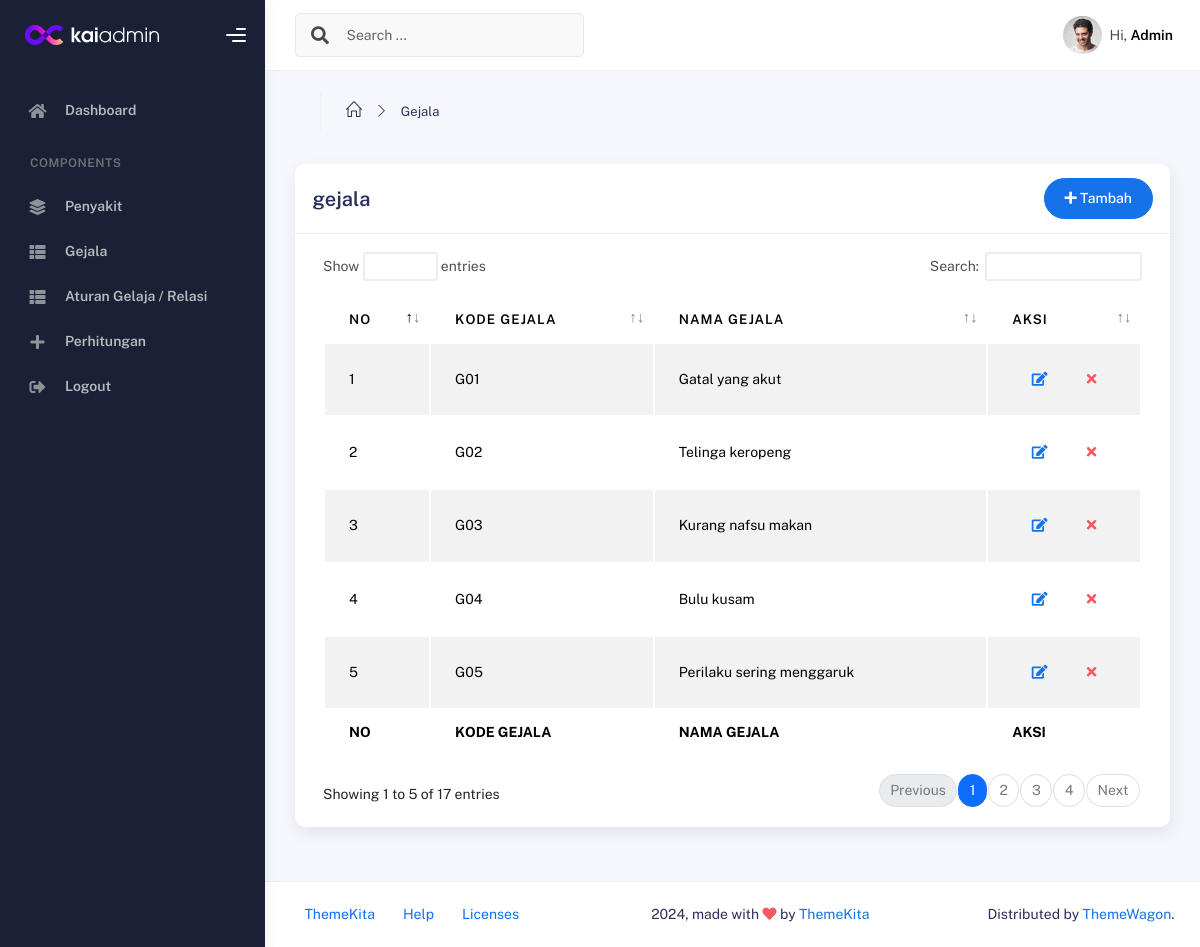
/backend/gejala/index.php, run on the app's committed database.
### tables this page shows
CREATE TABLE `tbl_gejala` (
  `kode_gejala` varchar(11) NOT NULL,
  `nama_gejala` varchar(100) DEFAULT NULL
);

### backend/gejala/index.php (the view, shortened to what this page needs)
<?php
  include '../components/header.php';
?>
  <body>
    <div class="wrapper">
      <?php
        include '../components/sidebar.php';
      ?>
      <div class="main-panel">
        <div class="main-header">
          <?php
            include '../components/navbar.php';
          ?>
        </div>
        <div class="container">
          <div class="page-inner">
            <div class="page-header">
              <ul class="breadcrumbs mb-3">
                <li class="nav-home">
                  <a href="#">
                    <i class="icon-home"></i>
                  </a>
                </li>
                <li class="separator">
                  <i class="icon-arrow-right"></i>
                </li>
                <li class="nav-item">
                  <a href="#">Gejala</a>
                </li>
              </ul>
            </div>
            <div class="row">
              <div class="col-md-12">
                <div class="card">
                  <div class="card-header">
                    <div class="d-flex align-items-center">
                      <h4 class="card-title">gejala</h4>
                      <button
                        class="btn btn-primary btn-round ms-auto"
                        data-bs-toggle="modal"
                        data-bs-target="#addRowModal"
                      >
                        <i class="fa fa-plus"></i>
                        Tambah
                      </button>
                    </div>
                  </div>
                  <div class="card-body">
                    <div class="table-responsive">
                      <table
                        id="add-row"
                        class="display table table-striped table-hover"
                      >
                        <thead>
                          <tr>
                            <th>NO</th>
                            <th>KODE GEJALA</th>
                            <th>NAMA GEJALA</th>
                            <th style="width: 10%">AKSI</th>
                          </tr>
                        </thead>
                        <tfoot>
                          <tr>
                            <th>NO</th>
                            <th>KODE GEJALA</th>
                            <th>NAMA GEJALA</th>
                            <th>AKSI</th>
                          </tr>
                        </tfoot>
                        <tbody>
                        <?php
                          $query = mysqli_query($koneksi, "SELECT * FROM tbl_gejala");
                          $no = 1;
                          while($data = mysqli_fetch_array($query)) {
                        ?>
                          <tr>
                            <td><?= $no++ ?></td>
                            <td><?= $data["kode_gejala"]; ?></td>
                            <td><?= $data["nama_gejala"]; ?></td>
                            <td>
                              <div class="form-button-action">
                                <a
                                  href="edit.php?kode_gejala=<?= $data['kode_gejala']; ?>"
                                  class="btn btn-link btn-primary"
                                  data-original-title="Edit Task"
                                >
                                  <i class="fa fa-edit"></i>
                                </a>
                                <a
                                  href="hapus.php?kode_gejala=<?= $data['kode_gejala']; ?>"
                                  class="btn btn-link btn-danger"
                                  data-original-title="Remove"
                                >
                                  <i class="fa fa-times"></i>
                                </a>
                              </div>
                            </td>
                          </tr>
                        <?php
                          }
                        ?>
                        </tbody>
                      </table>
                    </div>
                  </div>
                </div>
              </div>
            </div>
          </div>
        </div>
        <footer class="footer">
          <div class="container-fluid d-flex justify-content-between">
            <nav class="pull-left">
              <ul class="nav">
                <li class="nav-item">
                  <a class="nav-link" href="http://www.themekita.com">
                    ThemeKita
                  </a>
                </li>
                <li class="nav-item">
                  <a class="nav-link" href="#"> Help </a>
                </li>
                <li class="nav-item">
                  <a class="nav-link" href="#"> Licenses </a>
                </li>
              </ul>
            </nav>
            <div class="copyright">
              2024, made with <i class="fa fa-heart heart text-danger"></i> by
              <a href="http://www.themekita.com">ThemeKita</a>
            </div>
            <div>
              Distributed by
              <a target="_blank" href="https://themewagon.com/">ThemeWagon</a>.
            </div>
          </div>
        </footer>
      </div>
      <div class="custom-template">
        <div class="title">Settings</div>
        <div class="custom-content">
          <div class="switcher">
            <div class="switch-block">
              <h4>Logo Header</h4>
              <div class="btnSwitch">
                <button
                  type="button"
                  class="selected changeLogoHeaderColor"
                  data-color="dark"
                ></button>
                <button
                  type="button"
                  class="selected changeLogoHeaderColor"
                  data-color="blue"
                ></button>
                <br />
              </div>
            </div>
            <div class="switch-block">
              <h4>Navbar Header</h4>
              <div class="btnSwitch">
                <br />
                <button
                  type="button"
                  class="selected changeTopBarColor"
                  data-color="blue2"
                ></button>
              </div>
            </div>
            <div class="switch-block">
              <h4>Sidebar</h4>
              <div class="btnSwitch">
                <button
                  type="button"
                  class="selected changeSideBarColor"
                  data-color="white"
                ></button>
              </div>
            </div>
          </div>
        </div>
        <div class="custom-toggle">
        </div>
      </div>
    </div>
  </body>
</html>

### data on the page
tbl_gejala: kode_gejala "G01", nama_gejala "Gatal yang akut"
tbl_gejala: kode_gejala "G02", nama_gejala "Telinga keropeng"
tbl_gejala: kode_gejala "G03", nama_gejala "Kurang nafsu makan"
tbl_gejala: kode_gejala "G04", nama_gejala "Bulu kusam"
tbl_gejala: kode_gejala "G05", nama_gejala "Perilaku sering menggaruk"
